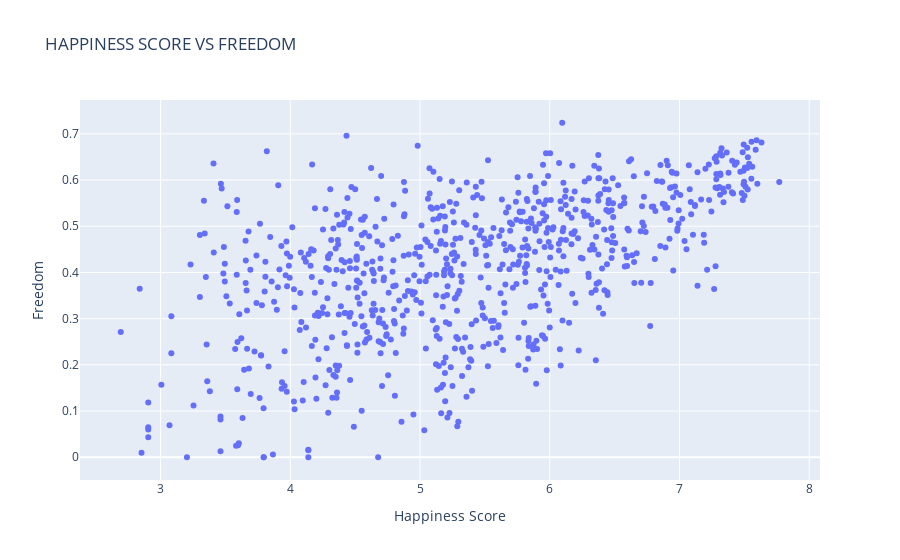

Notebook source saved alongside this figure:
### Code cell
import plotly.express as px

frames = [h_2015, h_2016, h_2017, h_2018, h_2019]

df = pd.concat(frames)
plt.figure(figsize = (20, 5))
df1 = df[['Happiness Score', 'Freedom', 'Economy (GDP per Capita)', 'Trust (Government Corruption)', 'Family', 'Year', 'Country Region']]

fig1 = px.scatter(df1,x = "Happiness Score", y = "Freedom", title = "HAPPINESS SCORE VS FREEDOM ")
fig1.show()

### Figure 1 — Plotly figure (JSON) as saved in the notebook; plotly's stock layout.template omitted (floating-point values rounded to 4 significant figures; data arrays with more than 128 entries replaced by an {"elided": "..."} marker saying what was removed)
{"data": [{"hovertemplate": "Happiness Score=%{x}<br>Freedom=%{y}<extra></extra>", "legendgroup": "", "marker": {"color": "#636efa", "symbol": "circle"}, "mode": "markers", "name": "", "orientation": "v", "showlegend": false, "type": "scatter", "x": {"elided": "782 float values"}, "xaxis": "x", "y": {"elided": "782 float values"}, "yaxis": "y"}], "layout": {"legend": {"tracegroupgap": 0}, "title": {"text": "HAPPINESS SCORE VS FREEDOM "}, "xaxis": {"anchor": "y", "domain": [0, 1], "title": {"text": "Happiness Score"}}, "yaxis": {"anchor": "x", "domain": [0, 1], "title": {"text": "Freedom"}}}}
